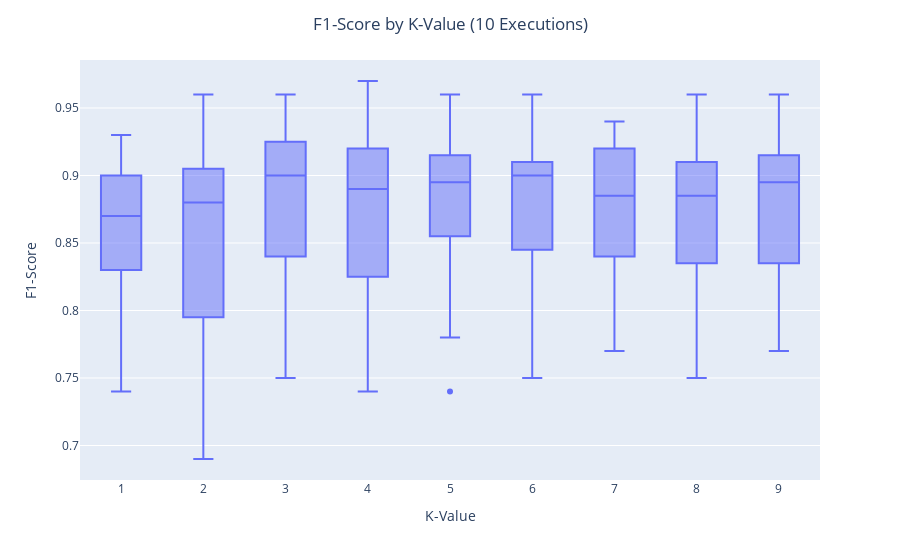

Source (notebook cell):
### Code cell
fig = px.box(output, x='K-Value', y='F1-Score')
fig.update_layout(title_text='F1-Score by K-Value (10 Executions)', title_x=0.5)
fig.show()

### Figure 1 — Plotly figure (JSON) as saved in the notebook; plotly's stock layout.template omitted (floating-point values rounded to 4 significant figures; data arrays with more than 128 entries replaced by an {"elided": "..."} marker saying what was removed)
{"data": [{"alignmentgroup": "True", "hovertemplate": "K-Value=%{x}<br>F1-Score=%{y}<extra></extra>", "legendgroup": "", "marker": {"color": "#636efa"}, "name": "", "notched": false, "offsetgroup": "", "orientation": "v", "showlegend": false, "type": "box", "x": {"elided": "180 int values"}, "x0": " ", "xaxis": "x", "y": {"elided": "180 float values"}, "y0": " ", "yaxis": "y"}], "layout": {"boxmode": "group", "legend": {"tracegroupgap": 0}, "margin": {"t": 60}, "title": {"text": "F1-Score by K-Value (10 Executions)", "x": 0.5}, "xaxis": {"anchor": "y", "domain": [0, 1], "title": {"text": "K-Value"}}, "yaxis": {"anchor": "x", "domain": [0, 1], "title": {"text": "F1-Score"}}}}
